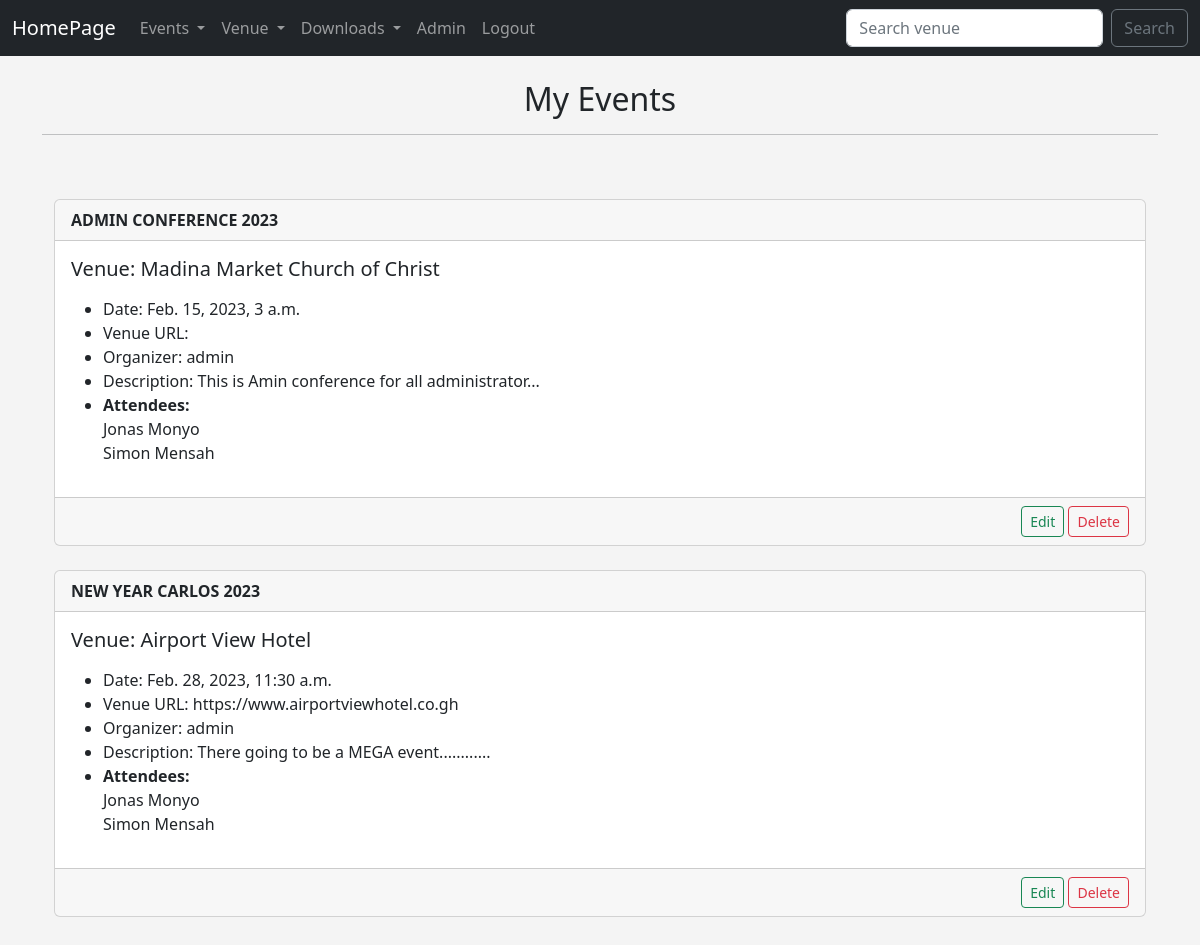
The app's page /my_events (signed in) with its own data.
### events/models.py (models this page shows, shortened)
class Event(models.Model):
    event_name = models.CharField('Event Name', max_length=120)
    event_date = models.DateTimeField('Event Date')
    event_venue = models.ForeignKey(
        Venue, blank=True, null=True, on_delete=models.CASCADE)
    event_organizer = models.ForeignKey(
        User, blank=True, null=True, on_delete=models.SET_NULL)
    event_description = models.TextField(blank=True)
    attendees = models.ManyToManyField(MyClubUser, blank=True)
    approveEvent = models.BooleanField("Approved Event", default=False)
    def __str__(self):
        return self.event_name  # Columns you see in admin db when you open the table

class Venue(models.Model):
    venue_name = models.CharField('Venue Name', max_length=120)
    veune_address = models.CharField(max_length=300)
    veune_zip_code = models.CharField('Zip Code', max_length=15)
    veune_phone = models.CharField(
        'Contact Phone', max_length=10, blank=True)
    veune_web = models.URLField('Website Address', blank=True)
    veune_email_address = models.EmailField('Email Address', blank=True)
    owner = models.IntegerField("Venue Owner", blank=False, default=1)
    venue_image = models.ImageField(null=True, blank=True, upload_to="images/")
    def __str__(self):
        return self.venue_name

class MyClubUser(models.Model):
    first_name = models.CharField(max_length=30)
    last_name = models.CharField(max_length=30)
    user_email = models.EmailField('User Email')
    def __str__(self):
        return self.first_name + ' ' + self.last_name

### events/views.py (the view)
# urls.py: path('my_events', views.my_events, name='my-events'),
def my_events(request):
    if request.user.is_authenticated:
        me = request.user.id
        events = Event.objects.filter(attendees=me).order_by('event_date')
        return render(request, 'event/my_events.html', {
            'my_eventsEvents': events,
        })
    else:
        messages.success(request, ("You are not authorized view this page..."))
        return HttpResponseRedirect('/')

### events/templates/event/my_events.html
{% extends 'base.html' %}
{% block content %}
    <center>
        <h2>My Events</h2>
        <hr>
        <br><br>
    </center>
    {% for event in my_eventsEvents %}
        <div class="container">
            <div class="card">
                <div class="card-header">
                    <strong class="text-uppercase">{{ event }}</strong>
                </div>
                <div class="card-body">
                    <h5 class="card-title">Venue: {{ event.event_venue }} </h5>
                    <p class="card-text">
                        <ul>
                            <li>Date: {{ event.event_date }} </li>
                            <li>Venue URL: {{ event.event_venue.veune_web }} </li>
                            <li>Organizer: {{ event.event_organizer }} </li>
                            <li>Description: {{ event.event_description }} </li>
                            <li><b>Attendees:</b> <br>
                                {% for USER in event.attendees.all  %}
                                    {{ USER }} <br>
                                {% endfor %}
                            </li>
                        </ul>
                    </p>
                </div>
                {% if user.is_authenticated %}
                    {% if user == event.event_organizer %}
                        <div class="card-footer text-muted">
                            <div align="right">
                                <a href="{% url 'events:update-event' event.id %}" class="btn btn-outline-success btn-sm">Edit</a>
                                <a href="{% url 'events:delete-event' event.id %}" class="btn btn-outline-danger btn-sm">Delete</a>
                            </div>
                        </div>
                    {% endif %}
                {% endif %}
            </div>
        </div>
        <br>
    {% endfor %}
{% endblock %}

### events/templates/base.html (style rules this page uses)
body { background: #f4f4f4; }

### records on screen
Event: event_name "ADMIN CONFERENCE 2023", event_venue "Madina Market Church of Christ", event_date "Feb. 15, 2023, 3 a.m.", event_organizer "admin", event_description "This is Amin conference for all administrator...", shows "Edit"
MyClubUser: first_name+last_name "Jonas Monyo"
MyClubUser: first_name+last_name "Simon Mensah"
Event: event_name "NEW YEAR CARLOS 2023", event_venue "Airport View Hotel", event_date "Feb. 28, 2023, 11:30 a.m.", event_venue.veune_web "https://www.airportviewhotel.co.gh", event_organizer "admin", event_description "There going to be a MEGA event............", shows "Edit"
